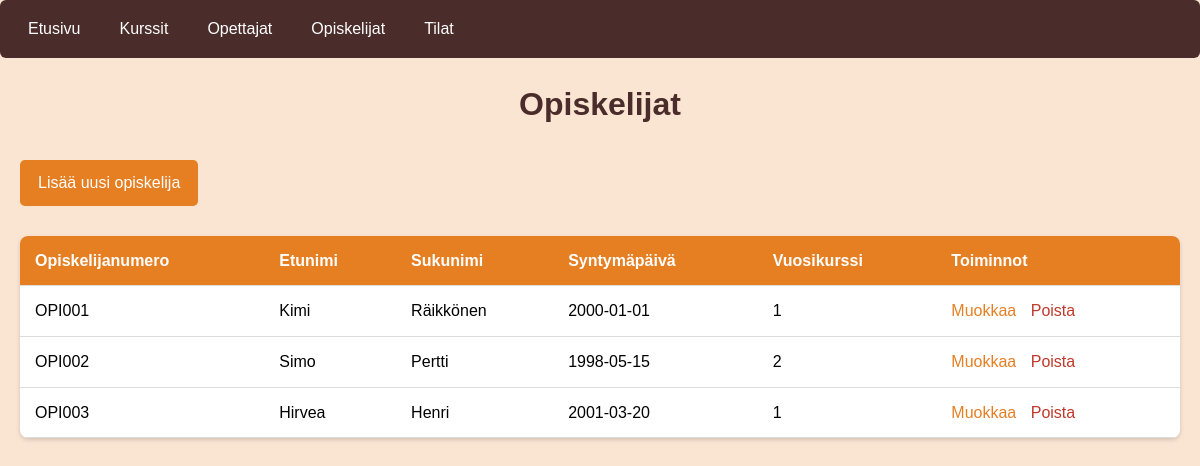
The page /opiskelijat.php on the database its author committed.
### tables this page shows
CREATE TABLE `opiskelijat` (
  `id` int(11) NOT NULL,
  `opiskelijanumero` varchar(10) NOT NULL,
  `etunimi` varchar(50) NOT NULL,
  `sukunimi` varchar(50) NOT NULL,
  `syntymapaiva` date NOT NULL,
  `vuosikurssi` int(11) NOT NULL CHECK (`vuosikurssi` between 1 and 3)
);

### opiskelijat.php (the view, shortened to what this page needs)
<?php
include 'db.php';
$sql = "SELECT * FROM opiskelijat";
$stmt = $conn->query($sql);
?>
<!DOCTYPE html>
<html lang="fi">
<head>
    <link rel="stylesheet" href="styles.css">
</head>
<body>
    <?php include 'nav.php'; ?>
    <h1>Opiskelijat</h1>
    <a href="lisaa_opiskelija.php" class="button">Lisää uusi opiskelija</a>
    <table>
        <thead>
            <tr>
                <th>Opiskelijanumero</th>
                <th>Etunimi</th>
                <th>Sukunimi</th>
                <th>Syntymäpäivä</th>
                <th>Vuosikurssi</th>
                <th>Toiminnot</th>
            </tr>
        </thead>
        <tbody>
            <?php while($row = $stmt->fetch(PDO::FETCH_ASSOC)): ?>
            <tr>
                <td><?php echo htmlspecialchars($row['opiskelijanumero']); ?></td>
                <td><?php echo htmlspecialchars($row['etunimi']); ?></td>
                <td><?php echo htmlspecialchars($row['sukunimi']); ?></td>
                <td><?php echo htmlspecialchars($row['syntymapaiva']); ?></td>
                <td><?php echo htmlspecialchars($row['vuosikurssi']); ?></td>
                <td>
                    <a href="muokkaa_opiskelija.php?id=<?php echo $row['id']; ?>">Muokkaa</a>
                    <a href="poista_opiseklija.php?id=<?php echo $row['id']; ?>"
                       onclick="return confirm('Haluatko varmasti poistaa tämän opiskelijan?')">Poista</a>
                </td>
            </tr>
            <?php endwhile; ?>
        </tbody>
    </table>
</body>
</html>

### styles.css (style rules this page uses)
body { font-family: Arial, sans-serif; margin: 0; padding: 20px; background-color: #FAE5D3; line-height: 1.6; }
table { width: 100%; border-collapse: collapse; margin-top: 20px; background-color: white; box-shadow: 0 2px 4px rgba(0, 0, 0, 0.15); border-radius: 8px; overflow: hidden; }
th, td { padding: 12px 15px; text-align: left; border-bottom: 1px solid #ddd; }
th { background-color: #E67E22; color: white; font-weight: bold; }
.button { display: inline-block; padding: 10px 18px; background-color: #E67E22; color: white; text-decoration: none; border-radius: 5px; margin: 10px 0; transition: background-color 0.3s, transform 0.2s; }
h1 { color: #4A2C2A; margin-bottom: 20px; text-align: center; }
td a { color: #E67E22; text-decoration: none; margin-right: 10px; }
td a[onclick] { color: #C0392B; }

### rows shown on the page
opiskelijat: opiskelijanumero "OPI001", etunimi "Kimi", sukunimi "Räikkönen", syntymapaiva "2000-01-01", vuosikurssi "1"
opiskelijat: opiskelijanumero "OPI002", etunimi "Simo", sukunimi "Pertti", syntymapaiva "1998-05-15", vuosikurssi "2"
opiskelijat: opiskelijanumero "OPI003", etunimi "Hirvea", sukunimi "Henri", syntymapaiva "2001-03-20", vuosikurssi "1"
